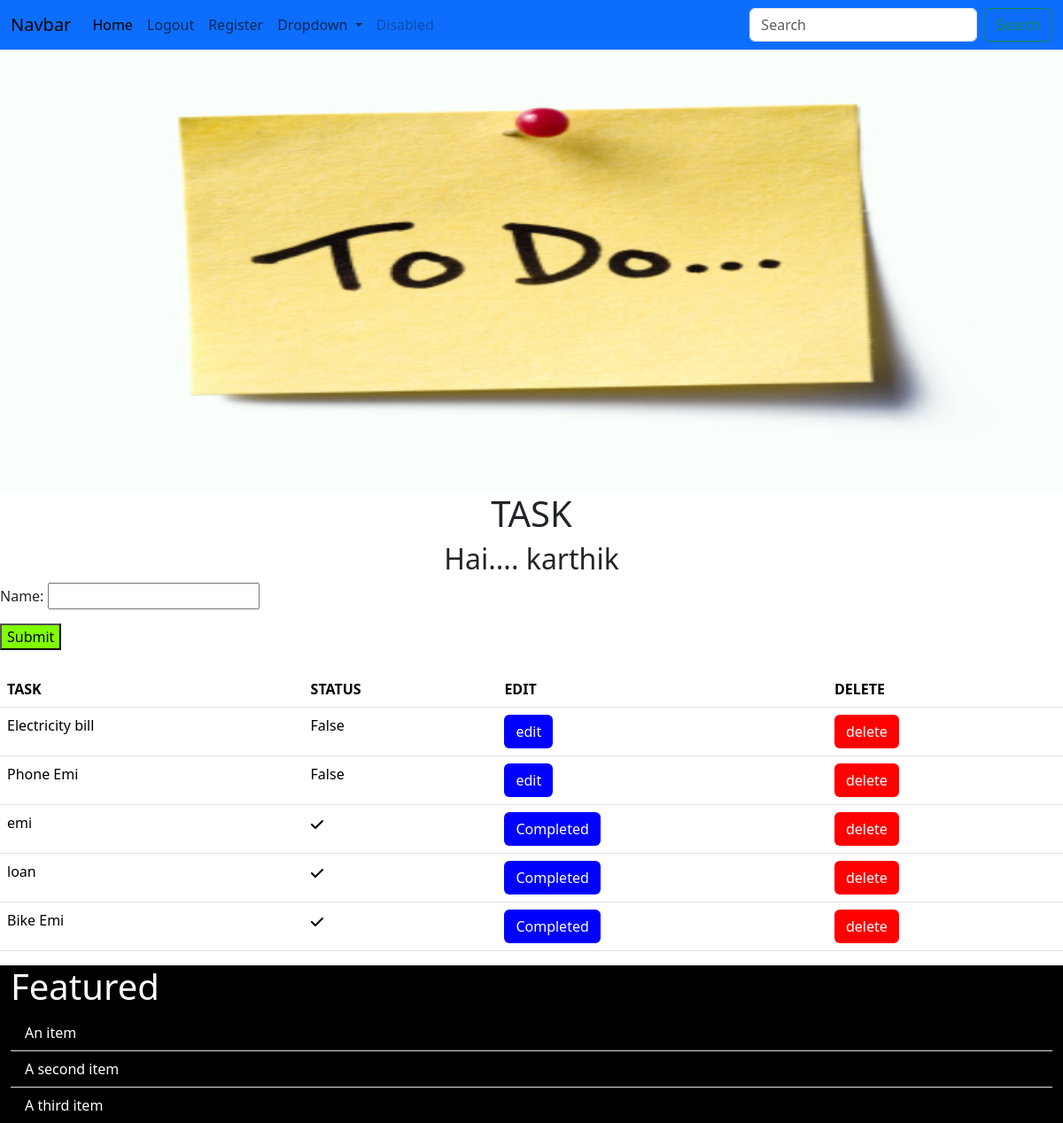
Page /task/ (signed in) on the earlier database version.
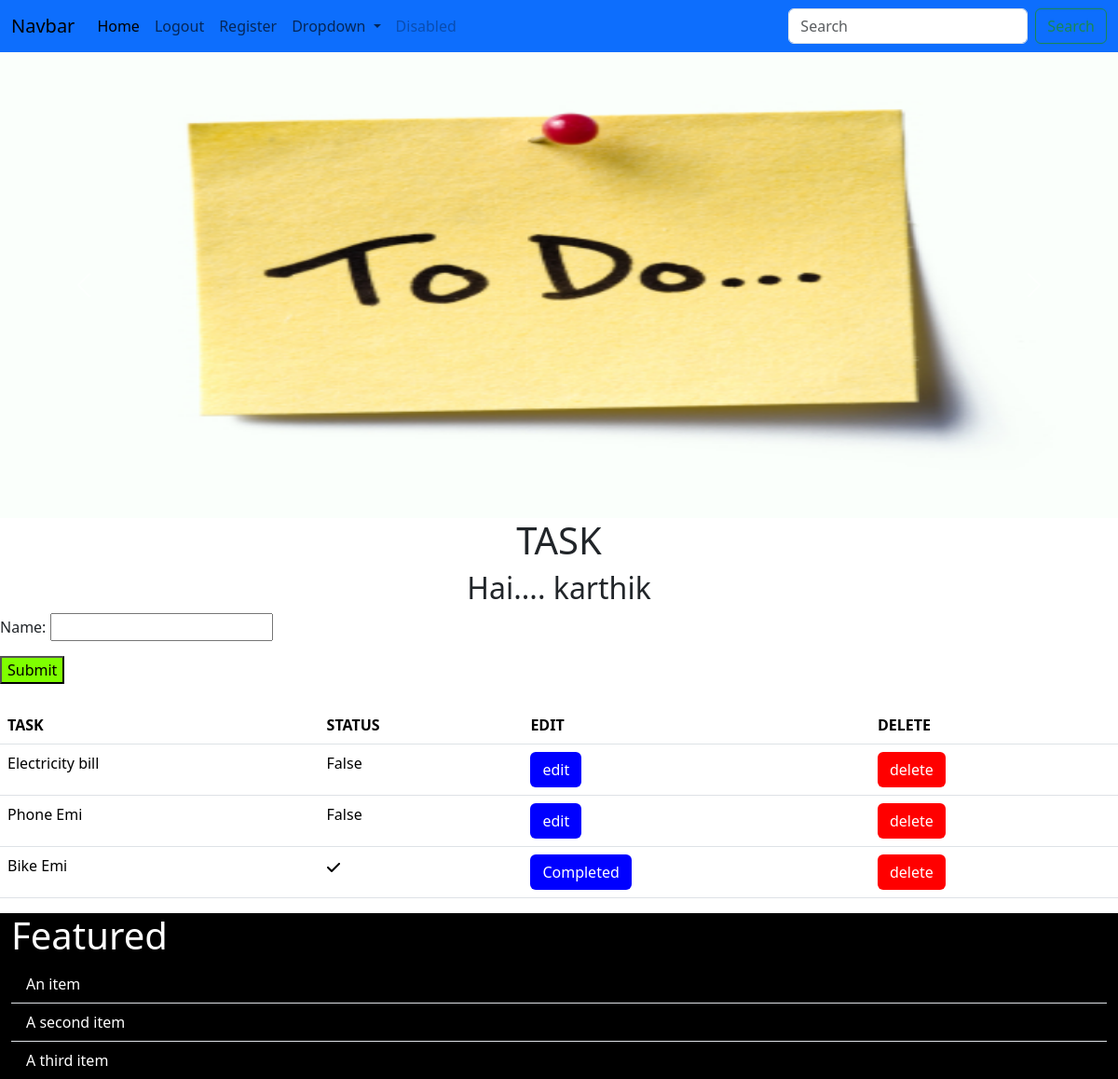
Same page on the later database version.
### project/models.py (models this page shows, shortened)
class Task(models.Model):
    name=models.CharField(max_length=50)
    user=models.ForeignKey(User,on_delete=models.CASCADE)
    complete=models.BooleanField(default=False)
    date=models.DateField(auto_now_add=True)

### project/views.py (the view, shortened to what this page needs)
# urls.py: path('task/',TaskView.as_view(),name="home"),
@method_decorator(signin_required, name="dispatch")
class TaskView(View):
    def get(self,request):
        form=TaskForm()
        data=Task.objects.filter(user=request.user).order_by('complete')
        return render(request, "task.html", {"form":form,"data":data})

### project/forms.py
class TaskForm (forms.ModelForm):
    class Meta:
        model = Task
        fields = ["name"]

### project/views.py (called while the page is built)
def signin_required(fn):
    def wrapper(request,*args, **kwargs):
        if not request.user.is_authenticated:
            return redirect('Login')
        else:
            return fn(request,*args, **kwargs)
    return wrapper

### project/templates/task.html (shortened to what this page needs)
{% extends 'base.html' %}
{% block body %}
<center><h1>TASK</h1>
    <h2>Hai.... {{request.user}}</h2>
</center>
<form action="" method="post">
    {{form.as_p}}
    <button type="submit" style="background-color: chartreuse;">  Submit</button>
</form>
<br>
<table class="table">
    <th>TASK</th>
    <th>STATUS</th>
    <th>EDIT</th>
    <th>DELETE</th>
{% for i in data %}
<tr>
    <td>{{i.name}}</td>
    {% if i.complete == False%}
        <td>{{i.complete}}</td>
    {% elif i.complete == True %}
        <td></td>
    {% endif %}
    {% if i.complete == False %}
        <td> <a class="btn" style="color:white; background-color: blue;" href="{% url 'edit' i.id %}">edit</a></td>
    {%elif i.complete == True%}
        <td> <a class="btn" style="color:white; background-color: blue;" href="{% url 'edit' i.id %}">Completed</a></td>
    {% endif%}
    <td> <a class="btn" style="color: white; background-color: red;" href="{% url 'delete' i.id %}">delete</a></td>
</tr>
{% endfor %}
</table>
{% endblock body %}

### project/templates/base.html (shortened to what this page needs)
{% load static %}
<!DOCTYPE html>
<html lang="en">
<head>
    <link href="https://cdn.jsdelivr.net/npm/bootstrap@5.3.2/dist/css/bootstrap.min.css" rel="stylesheet">
</head>
<body style="background-color: white">
  <div class="container-fluid bg-primary">
    <nav class="navbar navbar-expand-lg bg-primary">
          <a class="navbar-brand" href="#">Navbar</a>
          <div class="collapse navbar-collapse" id="navbarSupportedContent">
            <ul class="navbar-nav me-auto mb-2 mb-lg-0">
              <li class="nav-item">
                <a class="nav-link active" aria-current="page" href="#">Home</a>
              </li>
              <li class="nav-item">
                <a class="nav-link" href="{%url 'signout'%}">Logout</a>
              </li>
              <li class="nav-item">
                <a class="nav-link" href="{% url 'register'%}">Register</a>
              </li>
              <li class="nav-item dropdown">
                <a class="nav-link dropdown-toggle" href="#" role="button" data-bs-toggle="dropdown" aria-expanded="false">
                  Dropdown
                </a>
              </li>
              <li class="nav-item">
                <a class="nav-link disabled" aria-disabled="true">Disabled</a>
              </li>
            </ul>
            <form class="d-flex" role="search">
              <input class="form-control me-2" type="search" placeholder="Search" aria-label="Search">
              <button class="btn btn-outline-success" type="submit">Search</button>
            </form>
          </div>
        </div>
      <div id="carouselExampleFade" class="carousel slide carousel-fade">
        <div class="carousel-inner">
          <div class="carousel-item active">
            <img src="{% static 'images/1.jpg'%}" class="d-block w-100" alt="..." height="500" width="100">
          </div>
        </div>
        <button class="carousel-control-prev" type="button" data-bs-target="#carouselExampleFade" data-bs-slide="prev">
          <span class="carousel-control-prev-icon" aria-hidden="true"></span>
        </button>
        <button class="carousel-control-next" type="button" data-bs-target="#carouselExampleFade" data-bs-slide="next">
          <span class="carousel-control-next-icon" aria-hidden="true"></span>
        </button>
      </div>
      {% block body %}
      {% endblock body %}
      <div class="container-fluid" style="background-color: black; width: 100%; color: white">
        <div class="card-header" >
          <h1> Featured </h1>
        <div style="background-color: black; width: 100%; color: white">
          <ul class="list-group list-group-flush" >
            <li class="list-group-item" style="background-color: black; color:white">An item</li>
            <li class="list-group-item" style="background-color: black; color:white">A second item</li>
            <li class="list-group-item" style="background-color: black; color:white">A third item</li>
          </ul>
        </div>
      </div>
</body>
</html>

Differences in the rows shown:
removed Task: name "emi", complete True (drawn)
removed Task: name "loan", complete True (drawn)
